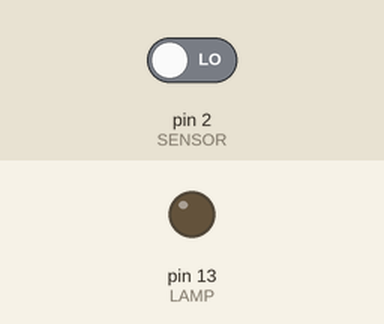
Recording of a sketch running on a simulated Arduino Uno, built with avr-gcc and run on an emulated ATmega328P. Parts: output pins drawn as LEDs (lit = HIGH). The inputs (shaded band) are chosen by the test bench; at power-on: pin 2 (SENSOR) LOW.

Above: at 1.2 s.
1.3 s: pin 2 (SENSOR) driven HIGH
At 2.1 s:
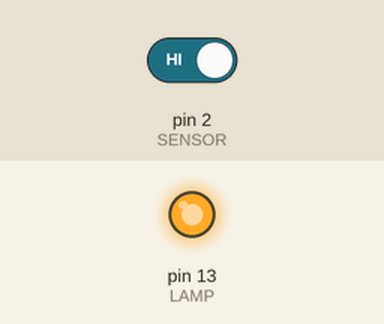
Timing chart, 0 to 4.3 s (numbered marks = the images above; inputs shaded):
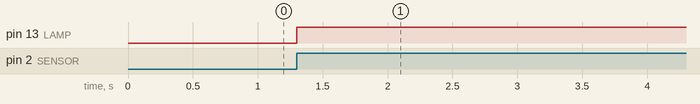

Measured:
- after the input at 1.3 s, pin 13 (LAMP): LOW → HIGH at once

The sketch:

flag_lamp.ino
```cpp
// A lamp that changes when a sensor has pulsed since the last look, however many times.
// The interrupt only raises a flag; the loop reads it and lowers it, with interrupts on.
const int SENSOR = 2;
const int LAMP = 13;
volatile bool pulsed = false;
int lit = 0;

void mark() {
  pulsed = true;
}

void setup() {
  pinMode(SENSOR, INPUT);
  pinMode(LAMP, OUTPUT);
  digitalWrite(LAMP, LOW);
  attachInterrupt(digitalPinToInterrupt(SENSOR), mark, RISING);
}

void loop() {
  if (pulsed) {
    pulsed = false;
    lit = !lit;
    digitalWrite(LAMP, lit);
  }
  delay(10);
}
```
